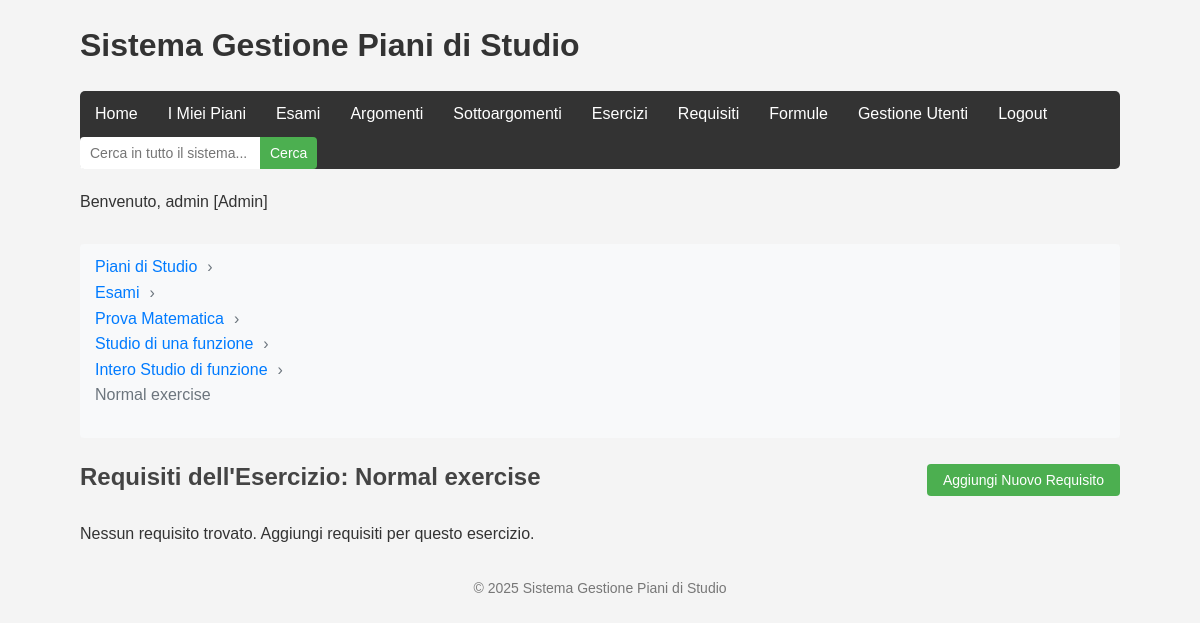
Page /pages/requisiti.php?esercizio_id=1 (signed in) on the committed database.
### tables this page shows
CREATE TABLE `esami` (
  `id` int(11) NOT NULL,
  `piano_id` int(11) NOT NULL,
  `nome` varchar(100) NOT NULL,
  `codice` varchar(20) DEFAULT NULL,
  `crediti` int(11) DEFAULT 6,
  `descrizione` text DEFAULT NULL,
  `anno` int(11) DEFAULT NULL,
  `semestre` int(11) DEFAULT NULL
);

CREATE TABLE `argomenti` (
  `id` int(11) NOT NULL,
  `esame_id` int(11) NOT NULL,
  `titolo` varchar(100) NOT NULL,
  `descrizione` text DEFAULT NULL,
  `livello_importanza` int(11) DEFAULT 3
);

CREATE TABLE `sottoargomenti` (
  `id` int(11) NOT NULL,
  `argomento_id` int(11) NOT NULL,
  `titolo` varchar(100) NOT NULL,
  `descrizione` text DEFAULT NULL,
  `livello_profondita` int(11) DEFAULT 1
);

CREATE TABLE `esercizi` (
  `id` int(11) NOT NULL,
  `sottoargomento_id` int(11) NOT NULL,
  `titolo` varchar(100) NOT NULL,
  `testo` text NOT NULL,
  `soluzione` text DEFAULT NULL,
  `difficolta` int(11) DEFAULT 2
);

### models/esame.php (called while the page is built, shortened)
<?php
class Esame {
    private $conn;
    private $table_name = "esami";
    public $id;
    public function __construct($db) {
        $this->conn = $db;
    }
    public function readOne() {
        $query = "SELECT e.*, p.nome as piano_nome
                  FROM " . $this->table_name . " e
                  LEFT JOIN piani_di_studio p ON e.piano_id = p.id
                  WHERE e.id = :id
                  LIMIT 0,1";
        $stmt = $this->conn->prepare($query);
        $stmt->bindParam(":id", $this->id);
        $stmt->execute();
        $row = $stmt->fetch(PDO::FETCH_ASSOC);
        if ($row) {
            return $row;
        }
        return [];
    }
}
?>

### models/argomento.php (called while the page is built, shortened)
<?php
class Argomento {
    private $conn;
    private $table_name = "argomenti";
    public $id;
    public function __construct($db) {
        $this->conn = $db;
    }
    public function readOne() {
        $query = "SELECT a.*, e.nome as esame_nome
                  FROM " . $this->table_name . " a
                  LEFT JOIN esami e ON a.esame_id = e.id
                  WHERE a.id = :id
                  LIMIT 0,1";
        $stmt = $this->conn->prepare($query);
        $stmt->bindParam(":id", $this->id);
        $stmt->execute();
        $row = $stmt->fetch(PDO::FETCH_ASSOC);
        if ($row) {
            return $row;
        }
        return [];
    }
}
?>

### models/sottoargomento.php (called while the page is built, shortened)
<?php
class SottoArgomento {
    private $conn;
    private $table_name = "sottoargomenti";
    public $id;
    public function __construct($db) {
        $this->conn = $db;
    }
    public function readOne() {
        $query = "SELECT s.*, a.titolo as argomento_titolo
                  FROM " . $this->table_name . " s
                  LEFT JOIN argomenti a ON s.argomento_id = a.id
                  WHERE s.id = :id
                  LIMIT 0,1";
        $stmt = $this->conn->prepare($query);
        $stmt->bindParam(":id", $this->id);
        $stmt->execute();
        $row = $stmt->fetch(PDO::FETCH_ASSOC);
        if ($row) {
            return $row;
        }
        return [];
    }
}
?>

### models/esercizio.php (called while the page is built, shortened)
<?php
class Esercizio {
    private $conn;
    private $table_name = "esercizi";
    public $id;
    public function __construct($db) {
        $this->conn = $db;
    }
    public function readOne() {
        $query = "SELECT e.*, s.titolo as sottoargomento_titolo
                  FROM " . $this->table_name . " e
                  LEFT JOIN sottoargomenti s ON e.sottoargomento_id = s.id
                  WHERE e.id = :id
                  LIMIT 0,1";
        $stmt = $this->conn->prepare($query);
        $stmt->bindParam(":id", $this->id);
        $stmt->execute();
        $row = $stmt->fetch(PDO::FETCH_ASSOC);
        if ($row) {
            return $row;
        }
        return [];
    }
}
?>

### models/requisito.php (called while the page is built, shortened)
<?php
class Requisito {
    private $conn;
    private $table_name = "requisiti";
    public function __construct($db) {
        $this->conn = $db;
    }
    public function readByEsercizio($esercizio_id) {
        $query = "SELECT * FROM " . $this->table_name . "
                  WHERE esercizio_id = :esercizio_id
                  ORDER BY id ASC";
        $stmt = $this->conn->prepare($query);
        $stmt->bindParam(":esercizio_id", $esercizio_id);
        $stmt->execute();
        return $stmt;
    }
}
?>

### pages/requisiti.php (the view, shortened to what this page needs)
<?php
include_once '../ui/includes/header.php';
include_once '../models/requisito.php';
include_once '../models/esercizio.php';
include_once '../models/sottoargomento.php';
include_once '../models/argomento.php';
include_once '../models/esame.php';
$database = new Database();
$db = $database->getConnection();
if (!$db) {
    $message = "Problema di connessione al database.";
    $message_class = "error";
} else {
    $requisito = new Requisito($db);
    $esercizio = new Esercizio($db);
    $sottoargomento = new SottoArgomento($db);
    $argomento = new Argomento($db);
    $esame = new Esame($db);
    $esercizio_id = isset($_GET['esercizio_id']) ? $_GET['esercizio_id'] : null;
    if ($esercizio_id) {
        $esercizio->id = $esercizio_id;
        $esercizio_info = $esercizio->readOne();
        if (!empty($esercizio_info)) {
            $sottoargomento->id = $esercizio_info['sottoargomento_id'];
            $sottoargomento_info = $sottoargomento->readOne();
            $argomento->id = $sottoargomento_info['argomento_id'];
            $argomento_info = $argomento->readOne();
            $esame->id = $argomento_info['esame_id'];
            $esame_info = $esame->readOne();
            echo "<div class='breadcrumb'>";
            echo "<ul>";
            echo "<li><a href='index.php'>Piani di Studio</a></li>";
            echo "<li><a href='esami.php?piano_id=" . $esame_info['piano_id'] . "'>Esami</a></li>";
            echo "<li><a href='argomenti.php?esame_id=" . $esame_info['id'] . "'>" . $esame_info['nome'] . "</a></li>";
            echo "<li><a href='sottoargomenti.php?argomento_id=" . $argomento_info['id'] . "'>" . $argomento_info['titolo'] . "</a></li>";
            echo "<li><a href='esercizi.php?sottoargomento_id=" . $sottoargomento_info['id'] . "'>" . $sottoargomento_info['titolo'] . "</a></li>";
            echo "<li>" . $esercizio_info['titolo'] . "</li>";
            echo "</ul>";
            echo "</div>";
        }
    }
    echo "<div class='header-with-button'>";
    if ($esercizio_id) {
        echo "<h2>Requisiti dell'Esercizio: " . $esercizio_info['titolo'] . "</h2>";
    } else {
        echo "<h2>Tutti i Requisiti</h2>";
    }
    echo "<button id='showCreateFormBtn' class='btn-primary'>Aggiungi Nuovo Requisito</button>";
    echo "</div>";
    if ($esercizio_id) {
        $stmt = $requisito->readByEsercizio($esercizio_id);
    } else {
        $stmt = $requisito->readAll();
    }
    $num = $stmt->rowCount();
    if ($num > 0) {
        echo "<ul class='item-list'>";
        while ($row = $stmt->fetch(PDO::FETCH_ASSOC)) {
            extract($row);
            $esercizio_info_display = isset($esercizio_titolo) ? "<div class='item-meta'>Esercizio: $esercizio_titolo</div>" : "";
            echo "<li>
                    <div class='item-description'>$descrizione</div>
                    $esercizio_info_display
                    <div class='item-actions'>
                        <a href='?edit=$id" . ($esercizio_id ? "&esercizio_id=$esercizio_id" : "") . "'>Modifica</a> |
                        <a href='?delete=$id" . ($esercizio_id ? "&esercizio_id=$esercizio_id" : "") . "' onclick='return confirm(\"Sei sicuro di voler eliminare questo requisito?\");'>Elimina</a>
                    </div>
                </li>";
        }
        echo "</ul>";
    } else {
        echo "<p>Nessun requisito trovato." . ($esercizio_id ? " Aggiungi requisiti per questo esercizio." : "") . "</p>";
    }
}
include_once '../ui/includes/footer.php';
?>

### ui/css/style.css (style rules this page uses)
* { box-sizing: border-box; margin: 0; padding: 0; }
body { font-family: Arial, sans-serif; line-height: 1.6; color: #333; background-color: #f4f4f4; }
h2 { color: #444; margin-bottom: 15px; border-bottom: 1px solid #ddd; padding-bottom: 5px; }
button { padding: 10px 20px; background-color: #4CAF50; color: white; border: none; border-radius: 4px; cursor: pointer; font-size: 16px; transition: background-color 0.3s; }
ul { list-style-type: none; margin-bottom: 20px; }
li { background-color: white; margin: 5px 0; padding: 10px; border-radius: 4px; box-shadow: 0 1px 3px rgba(0, 0, 0, 0.1); }
a { text-decoration: none; color: #3498db; margin-left: 10px; }
.breadcrumb { display: flex; list-style: none; background-color: #f8f9fa; padding: 10px 15px; border-radius: 4px; margin-bottom: 20px; }
.breadcrumb li { margin: 0; padding: 0; background: none; box-shadow: none; }
.breadcrumb li:not(:last-child)::after { content: '›'; margin: 0 10px; color: #6c757d; }
.breadcrumb a { color: #007bff; text-decoration: none; margin: 0; }
.breadcrumb li:last-child { color: #6c757d; }
.header-with-button { display: flex; justify-content: space-between; align-items: center; margin-bottom: 20px; flex-wrap: wrap; }
.header-with-button h2 { margin: 0; border-bottom: none; }
.header-with-button button { margin-left: 10px; }
.btn-primary { display: inline-block; padding: 8px 16px; background-color: #4CAF50; color: white; border: none; border-radius: 4px; cursor: pointer; font-size: 14px; transition: background-color 0.3s; text-decoration: none; }
.btn-primary { margin-left: 0; }

### rows in the picture
esami: nome "Prova Matematica"
argomenti: titolo "Studio di una funzione"
sottoargomenti: titolo "Intero Studio di funzione"
esercizi: titolo "Normal exercise"

### other values in the picture
$_SESSION['username'] "admin"
